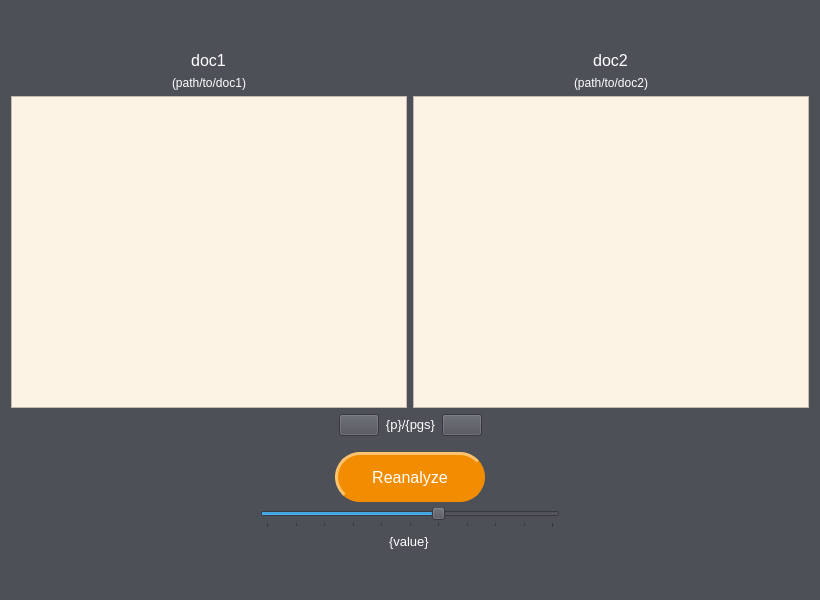
<?xml version="1.0" encoding="UTF-8"?>
<ui version="4.0">
    <class>Dialog</class>
    <widget class="QDialog" name="Dialog">
        <property name="geometry">
            <rect>
                <x>0</x>
                <y>0</y>
                <width>820</width>
                <height>600</height>
            </rect>
        </property>
        <property name="sizePolicy">
            <sizepolicy hsizetype="Preferred" vsizetype="Preferred">
                <horstretch>0</horstretch>
                <verstretch>0</verstretch>
            </sizepolicy>
        </property>
        <property name="minimumSize">
            <size>
                <width>820</width>
                <height>600</height>
            </size>
        </property>
        <property name="maximumSize">
            <size>
                <width>820</width>
                <height>600</height>
            </size>
        </property>
        <property name="windowTitle">
            <string>Document Pair Matches</string>
        </property>
        <property name="windowIcon">
            <iconset resource="../res/resources.qrc">
                <normaloff>:/icon.ico</normaloff>:/icon.ico
            </iconset>
        </property>
        <property name="styleSheet">
            <string notr="true">background-color: rgb(77, 80, 87);</string>
        </property>
        <layout class="QVBoxLayout" name="verticalLayout">
            <item>
                <spacer name="top_spacer">
                    <property name="orientation">
                        <enum>Qt::Vertical</enum>
                    </property>
                    <property name="sizeType">
                        <enum>QSizePolicy::Fixed</enum>
                    </property>
                    <property name="sizeHint" stdset="0">
                        <size>
                            <width>20</width>
                            <height>40</height>
                        </size>
                    </property>
                </spacer>
            </item>
            <item>
                <layout class="QGridLayout" name="doc_layout">
                    <item row="2" column="1">
                        <widget class="QTextBrowser" name="doc2_text">
                            <property name="sizePolicy">
                                <sizepolicy hsizetype="Expanding" vsizetype="Expanding">
                                    <horstretch>0</horstretch>
                                    <verstretch>0</verstretch>
                                </sizepolicy>
                            </property>
                            <property name="styleSheet">
                                <string notr="true">color: rgb(186, 33, 33);
                                    background-color: rgb(253, 243, 229);
                                </string>
                            </property>
                        </widget>
                    </item>
                    <item row="2" column="0">
                        <widget class="QTextBrowser" name="doc1_text">
                            <property name="sizePolicy">
                                <sizepolicy hsizetype="Expanding" vsizetype="Expanding">
                                    <horstretch>0</horstretch>
                                    <verstretch>0</verstretch>
                                </sizepolicy>
                            </property>
                            <property name="styleSheet">
                                <string notr="true">color: rgb(186, 33, 33);
                                    background-color: rgb(253, 243, 229);
                                </string>
                            </property>
                        </widget>
                    </item>
                    <item row="1" column="0" alignment="Qt::AlignHCenter">
                        <widget class="QLabel" name="doc1_path">
                            <property name="styleSheet">
                                <string notr="true">color: rgb(255, 255, 255);</string>
                            </property>
                            <property name="text">
                                <string>(path/to/doc1)</string>
                            </property>
                            <property name="wordWrap">
                                <bool>false</bool>
                            </property>
                        </widget>
                    </item>
                    <item row="1" column="1" alignment="Qt::AlignHCenter">
                        <widget class="QLabel" name="doc2_path">
                            <property name="styleSheet">
                                <string notr="true">color: rgb(255, 255, 255);</string>
                            </property>
                            <property name="text">
                                <string>(path/to/doc2)</string>
                            </property>
                            <property name="wordWrap">
                                <bool>false</bool>
                            </property>
                        </widget>
                    </item>
                    <item row="0" column="0" alignment="Qt::AlignHCenter">
                        <widget class="QPushButton" name="doc1_label">
                            <property name="minimumSize">
                                <size>
                                    <width>0</width>
                                    <height>0</height>
                                </size>
                            </property>
                            <property name="styleSheet">
                                <string notr="true">QPushButton{
                                    color: rgb(255, 255, 255);
                                    font-size: 12pt;
                                    border-style: inset;
                                    }
                                    :hover{
                                    font-weight: bold;
                                    }
                                </string>
                            </property>
                            <property name="text">
                                <string>doc1</string>
                            </property>
                        </widget>
                    </item>
                    <item row="0" column="1" alignment="Qt::AlignHCenter">
                        <widget class="QPushButton" name="doc2_label">
                            <property name="styleSheet">
                                <string notr="true">QPushButton{
                                    color: rgb(255, 255, 255);
                                    font-size: 12pt;
                                    border-style: inset;
                                    }
                                    :hover{
                                    font-weight: bold;
                                    }
                                </string>
                            </property>
                            <property name="text">
                                <string>doc2</string>
                            </property>
                        </widget>
                    </item>
                </layout>
            </item>
            <item>
                <layout class="QHBoxLayout" name="button_layout">
                    <item>
                        <spacer name="button_left_spacer">
                            <property name="orientation">
                                <enum>Qt::Horizontal</enum>
                            </property>
                            <property name="sizeHint" stdset="0">
                                <size>
                                    <width>40</width>
                                    <height>20</height>
                                </size>
                            </property>
                        </spacer>
                    </item>
                    <item>
                        <widget class="QPushButton" name="prev_button">
                            <property name="enabled">
                                <bool>true</bool>
                            </property>
                            <property name="text">
                                <string/>
                            </property>
                            <property name="icon">
                                <iconset resource="../res/resources.qrc">
                                    <normaloff>:/before_white.png</normaloff>:/before_white.png
                                </iconset>
                            </property>
                        </widget>
                    </item>
                    <item>
                        <widget class="QLabel" name="page_label">
                            <property name="styleSheet">
                                <string notr="true">color: #fff;
                                    font-size: 10pt;
                                </string>
                            </property>
                            <property name="text">
                                <string>&lt;html&gt;&lt;head/&gt;&lt;body&gt;&lt;p align=&quot;center&quot;&gt;{p}/{pgs}&lt;/p&gt;&lt;/body&gt;&lt;/html&gt;</string>
                            </property>
                        </widget>
                    </item>
                    <item>
                        <widget class="QPushButton" name="next_button">
                            <property name="text">
                                <string/>
                            </property>
                            <property name="icon">
                                <iconset resource="../res/resources.qrc">
                                    <normaloff>:/next_white.png</normaloff>:/next_white.png
                                </iconset>
                            </property>
                        </widget>
                    </item>
                    <item>
                        <spacer name="button_right_spacer">
                            <property name="orientation">
                                <enum>Qt::Horizontal</enum>
                            </property>
                            <property name="sizeHint" stdset="0">
                                <size>
                                    <width>40</width>
                                    <height>20</height>
                                </size>
                            </property>
                        </spacer>
                    </item>
                </layout>
            </item>
            <item>
                <spacer name="matches_button_spacer">
                    <property name="orientation">
                        <enum>Qt::Vertical</enum>
                    </property>
                    <property name="sizeType">
                        <enum>QSizePolicy::Fixed</enum>
                    </property>
                    <property name="sizeHint" stdset="0">
                        <size>
                            <width>20</width>
                            <height>10</height>
                        </size>
                    </property>
                </spacer>
            </item>
            <item alignment="Qt::AlignHCenter">
                <widget class="QPushButton" name="reanalyze_button">
                    <property name="minimumSize">
                        <size>
                            <width>150</width>
                            <height>50</height>
                        </size>
                    </property>
                    <property name="toolTip">
                        <string/>
                    </property>
                    <property name="styleSheet">
                        <string notr="true">QPushButton {
                            font-size: 12pt;
                            border-radius: 25px;
                            border: 3px solid rgb(242, 141, 1);
                            border-style: outset;
                            color: rgb(255, 255, 255);
                            }

                            :enabled {
                            background-color: rgb(242, 141, 1);
                            }

                            :hover{
                            background-color: #b56900;
                            border-color: #b56900;
                            }

                            :pressed {
                            border-style: inset;
                            }
                        </string>
                    </property>
                    <property name="text">
                        <string>Reanalyze</string>
                    </property>
                    <property name="icon">
                        <iconset resource="../res/resources.qrc">
                            <normaloff>:/search_white.png</normaloff>:/search_white.png
                        </iconset>
                    </property>
                </widget>
            </item>
            <item alignment="Qt::AlignHCenter">
                <widget class="QSlider" name="sim_slider">
                    <property name="minimumSize">
                        <size>
                            <width>300</width>
                            <height>0</height>
                        </size>
                    </property>
                    <property name="maximum">
                        <number>10</number>
                    </property>
                    <property name="singleStep">
                        <number>1</number>
                    </property>
                    <property name="pageStep">
                        <number>1</number>
                    </property>
                    <property name="value">
                        <number>6</number>
                    </property>
                    <property name="orientation">
                        <enum>Qt::Horizontal</enum>
                    </property>
                    <property name="tickPosition">
                        <enum>QSlider::TicksBelow</enum>
                    </property>
                    <property name="tickInterval">
                        <number>1</number>
                    </property>
                </widget>
            </item>
            <item alignment="Qt::AlignHCenter">
                <widget class="QLabel" name="value_label">
                    <property name="font">
                        <font>
                            <pointsize>10</pointsize>
                        </font>
                    </property>
                    <property name="styleSheet">
                        <string notr="true">color: rgb(255, 255, 255);
                        </string>
                    </property>
                    <property name="text">
                        <string>{value}</string>
                    </property>
                </widget>
            </item>
            <item>
                <spacer name="bottom_spacer">
                    <property name="orientation">
                        <enum>Qt::Vertical</enum>
                    </property>
                    <property name="sizeType">
                        <enum>QSizePolicy::Fixed</enum>
                    </property>
                    <property name="sizeHint" stdset="0">
                        <size>
                            <width>20</width>
                            <height>40</height>
                        </size>
                    </property>
                </spacer>
            </item>
        </layout>
    </widget>
    <resources>
        <include location="../res/resources.qrc"/>
    </resources>
    <connections/>
</ui>
